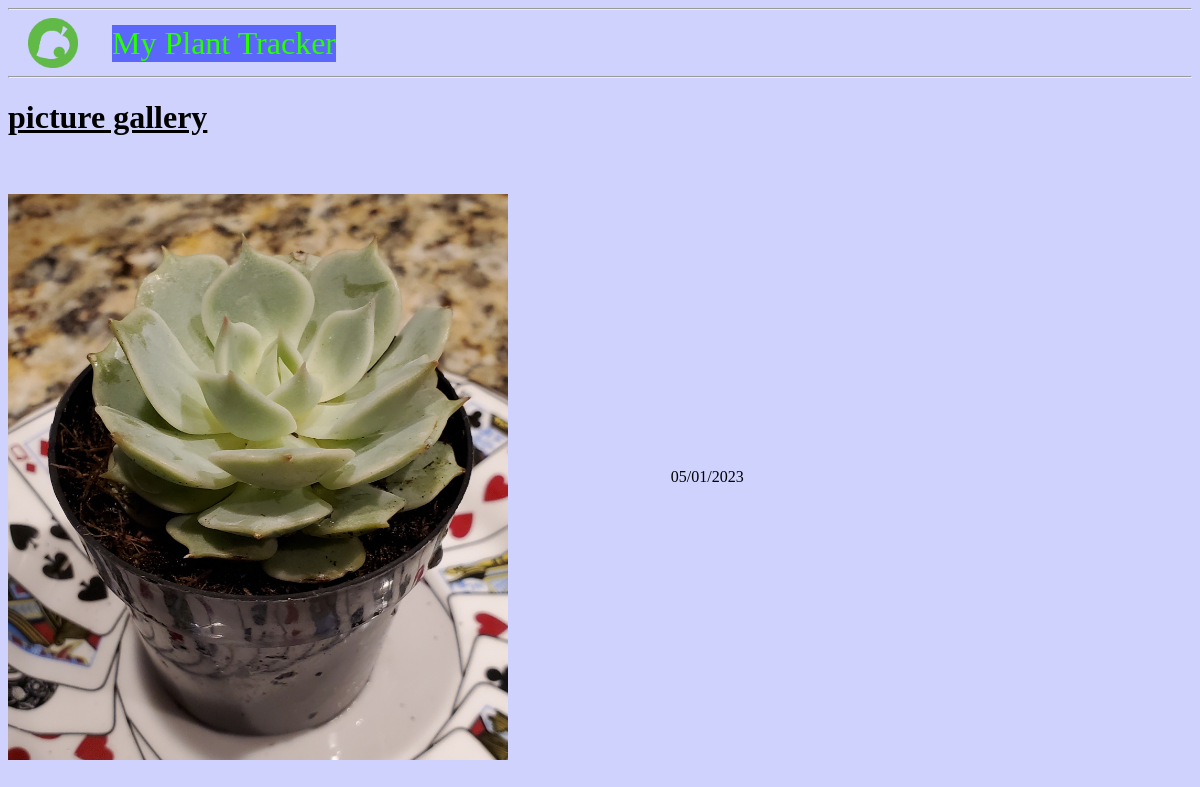
The page /Echeveria Lola/viewPics/ on the database as committed earlier.
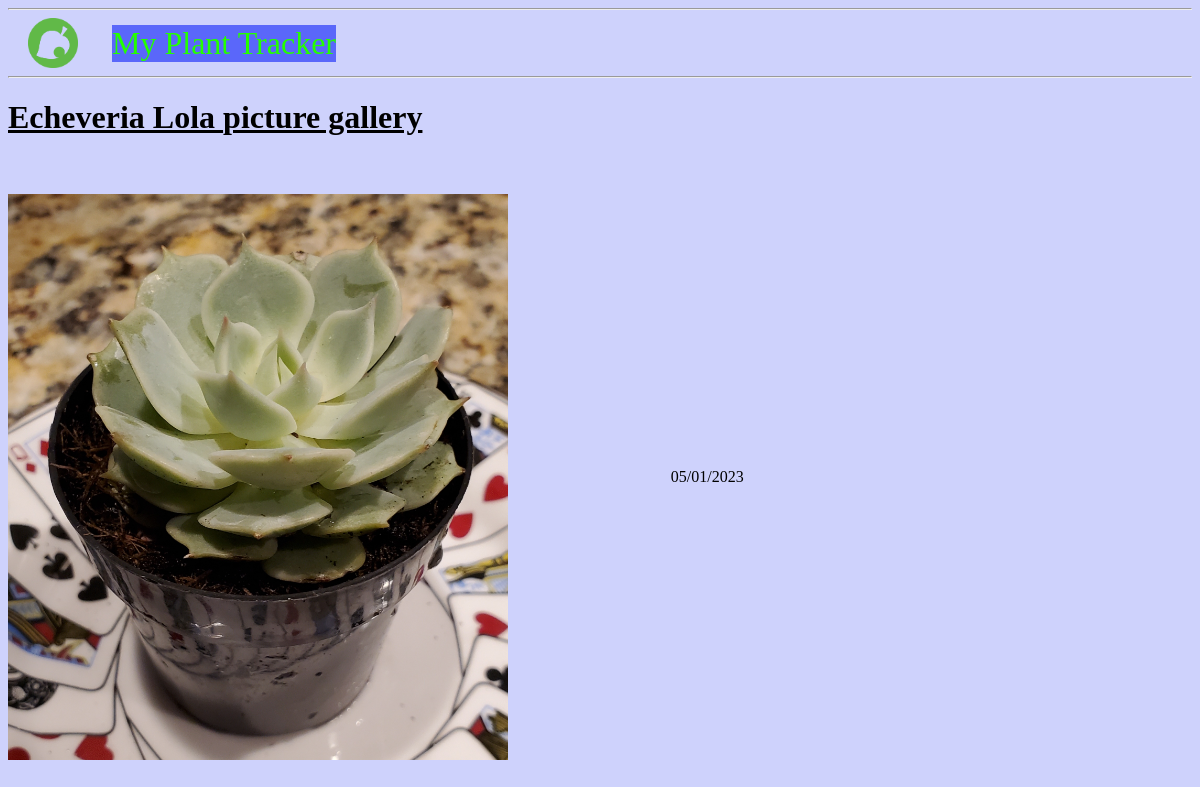
The same page on the database as committed later.
### tables this page shows
CREATE TABLE plants (
	id INTEGER PRIMARY KEY AUTOINCREMENT,
	name TEXT NOT NULL,
	lastWatered DATE NOT NULL,
	dryOut INTEGER NOT NULL
, remaining TINYINT);

### plantFlask.py (the view)
@app.route('/<string:plantName>/viewPics/', methods=('GET',))
def viewPics(plantName):
	plant = get_plant(plantName)
	plantName = plantName.replace(' ','')
	print(plantName)
	fullPath = imagePath + plantName
	imgList = sorted(os.listdir(fullPath))
	print(imgList)
	imgList = ['images/' + plantName + '/' + i for i in imgList]
	print(imgList)
	string = ''.join(imgList)
	myDates = re.findall('[2][0][2-9][0-9][0-9][0-9][0-9][0-9]', string)
	print(myDates)
	def dateShuffle(datesIn):
		for i, date in enumerate(datesIn):
			myYear = str(date[0:4])
			myMonth = str(date[4:6])
			myDay = str(date[6:])
			datesIn[i] = myMonth + '/' + myDay + '/' + myYear
			print(date)
		return datesIn
	dateList = dateShuffle(myDates)
	return render_template('viewPics.html', plant=plant, imageList = imgList,
							enumerate = enumerate, dateList = dateList)

### plantFlask.py (called while the page is built)
def get_db_connection():
	conn = sqlite3.connect('database.db')
	conn.row_factory = sqlite3.Row
	return conn

def get_plant(plantName):
	conn = get_db_connection()
	plant = conn.execute('SELECT * FROM plants WHERE name = ?', (plantName,)).fetchone()
	conn.close()
	return plant

### templates/viewPics.html
{% extends 'base2.html' %}
{% block content %}
<h1><u>{{ plant['name'] }} picture gallery</u></h1>
<br>
<br>
<div class="polaroid">
    {% for i,image in enumerate(imageList) %}
    <img class="resize" src = "{{ url_for('static', filename=image)}}" >
    <div class="container">
    <p>{{ dateList[i] }}</p>
    </div>
    {% endfor %}
</div>
{% endblock %}

### templates/base2.html (shortened to what this page needs)
<!DOCTYPE html>
<html lang="en">
<head>
        <link rel="stylesheet" type="text/css" href="{{ url_for('static', filename='styles.css') }}" />
</head>
<body class="body">
        <hr>
        <nav>
                <img class="logo" src="{{ url_for('static', filename='nook.png') }}">
                <a href="{{ url_for('index') }}">  My Plant Tracker  </a>
        </nav>
        <hr>
        <div class="content">
                {% block content %} {% endblock %}
        </div>
</body>
</html>

### static/styles.css (style rules this page uses)
img.resize { width: 500px; height: auto; }
div.polaroid { margin-bottom: 25px; display: grid; grid-template-columns: auto auto auto auto auto auto; align-items: center; }
div.container { text-align: center; padding: 10px 20px; }
nav a { color: #25FF00; font-size: 2em; display: inline-block; vertical-align: middle; margin-left: 20px; margin-top: 0px; margin-bottom: 0px; text-decoration: none; background-color: #5A67FA; }
body.body { background-color: #CED2FC; }
.logo { width: 50px; display: inline-block; vertical-align: middle; margin-left: 20px; margin-right: 10px; margin-top: 0px; margin-bottom: 0px; }

Rows that differ between the two databases and show on the page:
added plants: name "Echeveria Lola"
